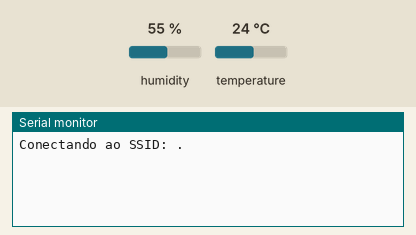
The sketch below on a simulated ESP32. On the bench: the last lines printed to the serial monitor. The inputs (shaded band) are chosen by the test bench; at power-on: humidity 55 %, temperature 24 °C. WiFi joins after 1.5 s; servers stay silent unless stated.

Above: at 1.2 s.
1.3 s: humidity set to 22 %
At 5.24 s:
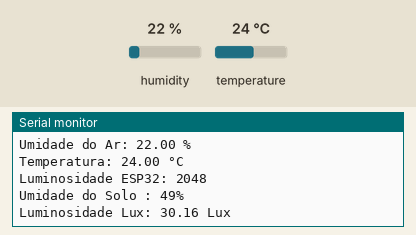
At 6.8 s:
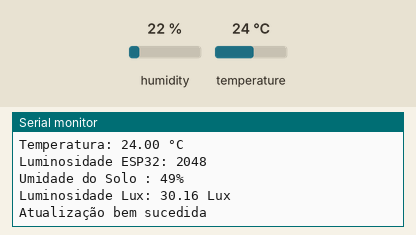

The sketch:

Codigo_Sensores_ThingSpeak.ino
```cpp
#include "ThingSpeak.h"
#include <WiFi.h>
#include <Wire.h>
#include "DHT.h"
#define DHTPIN 23
#define DHTTYPE DHT11
DHT dht(DHTPIN, DHTTYPE);
#define MAX_ADC_READING           4095 // no ESP32 a leitura máxima é de 4095
#define ADC_REF_VOLTAGE           3.3  //a alimentação é de 3,3V
#define REF_RESISTANCE            9950  // Resistência do resistor do módulo LDR
#define LUX_CALC_SCALAR           517497367 //10 elevado a interceptação em Y
#define LUX_CALC_EXPONENT         -1.885   //inclinação
const int portaLDR = 36;
int sensor_pin = 39;
int value ;
int moisturePercentage;

char ssid[] = "NAME"; // Nome da Rede que será usada
char pass[] = "PASSWORD"; // Senha da Rede que será usada
WiFiClient client;

unsigned long myChannelNumber = 000000; //update
const char * myWriteAPIKey = "KEY"; //Key do canal no ThingSpeak

void setup()
{
Serial.begin(115200); //Inicializa
dht.begin(); //Inicializa o sensor
WiFi.mode(WIFI_STA); //Seleciona o modo STA para o WiFi
ThingSpeak.begin(client); // Inicializa o ThingSpeak

}

void loop() {

// Conectar ou reconectar ao WiFi
if(WiFi.status() != WL_CONNECTED){
Serial.print("Conectando ao SSID: ");
while(WiFi.status() != WL_CONNECTED){
WiFi.begin(ssid, pass);
Serial.print(".");
delay(5000);
}
Serial.println("\nConnected.");
}
  int   ldrRawData;
  float resistorVoltage, ldrVoltage;
  float ldrResistance;
  float ldrLux;
  float ldrLuxN;

  // Obtém o valor digital da leitura analógica
  ldrRawData = analogRead(portaLDR);

  // Tensão no Resistor
  // Converte a leitura digital para o valor real
  resistorVoltage = (float)ldrRawData / MAX_ADC_READING * ADC_REF_VOLTAGE;

  // a tensão através do LDR é 3,3V supply menos a tensão no resistor de 10 kOhms
  ldrVoltage = ADC_REF_VOLTAGE - resistorVoltage;

  // Resistência do LDR
  // resistência que o LDR possui devido a esta tensão
  ldrResistance = ldrVoltage/resistorVoltage * REF_RESISTANCE;

  // LDR para lux
  ldrLux = LUX_CALC_SCALAR * pow(ldrResistance, LUX_CALC_EXPONENT);

//Thingspeak update e IDE

float h = dht.readHumidity();
float t = dht.readTemperature();
moisturePercentage = ( 100 - ( (analogRead(sensor_pin) / 4095.00) * 100 ) );

Serial.print("Umidade do Ar: ");
Serial.print(h);
Serial.println(" %\t");
Serial.print("Temperatura: ");
Serial.print(t);
Serial.println(" °C ");
Serial.print("Luminosidade ESP32: ");
Serial.println(ldrRawData);
Serial.print("Umidade do Solo : ");
Serial.print(moisturePercentage);
Serial.println("%");
ThingSpeak.setField(1, t);
ThingSpeak.setField(2 , h);
ThingSpeak.setField(4 , moisturePercentage);

//condições especiais do Lux
if (ldrRawData>=4000)
{
float ldrLuxN = (ldrLux/6);
ThingSpeak.setField(3, ldrLuxN);
Serial.print("Luminosidade Lux: ");Serial.print(ldrLuxN);Serial.println(" Lux ");
}
//NESTE INTERVALO PRECISA MULTIPLICAR A SAÍDA POR 2 PARA COMPENSAR
else if (ldrRawData>=0 && ldrRawData<=3655)
{
float ldrLuxN = (ldrLux*2);
ThingSpeak.setField(3, ldrLuxN);
Serial.print("Luminosidade Lux: ");Serial.print(ldrLuxN);Serial.println(" Lux ");
}
//NESTE INTERVALO PRECISA MULTIPLICAR A SAÍDA POR 1,6 PARA COMPENSAR
else if (ldrRawData>=3550 && ldrRawData<=3620)
{
float ldrLuxN = (ldrLux*1.6);
ThingSpeak.setField(3, ldrLuxN);
Serial.print("Luminosidade Lux: ");Serial.print(ldrLuxN);Serial.println(" Lux ");
}
//NESTE INTERVALO PRECISA MULTIPLICAR A SAÍDA POR 1,2 PARA COMPENSAR
else if (ldrRawData>=3621 && ldrRawData<=3793)  {
float ldrLuxN = (ldrLux*1.2);
ThingSpeak.setField(3, ldrLuxN);
Serial.print("Luminosidade Lux: ");Serial.print(ldrLuxN);Serial.println(" Lux ");
}
//NESTE INTERVALO PRECISA MULTIPLICAR A SAÍDA POR 0,8 PARA COMPENSAR
else if (ldrRawData>=3794 && ldrRawData<=3800)  {
float ldrLuxN = (ldrLux*0.8);
ThingSpeak.setField(3, ldrLuxN);
Serial.print("Luminosidade Lux: ");Serial.print(ldrLuxN);Serial.println(" Lux ");
}
//NESTE INTERVALO PRECISA MULTIPLICAR A SAÍDA POR 0,6 PARA COMPENSAR
else if (ldrRawData>=3801 && ldrRawData<=3999)  {
float ldrLuxN = (ldrLux*0.6);
ThingSpeak.setField(3, ldrLuxN);
Serial.print("Luminosidade Lux: ");Serial.print(ldrLuxN);Serial.println(" Lux ");
}
int x = ThingSpeak.writeFields(myChannelNumber, myWriteAPIKey);
if(x == 200){
Serial.println("Atualização bem sucedida");
}
else{
Serial.println("Problema ao atualizar. HTTP error code " + String(x));
}

delay(20000); // Wait 20 seconds to update the channel again
}
```

Measured:
- after the input at 1.3 s, the serial monitor: prints a new line after 3.7 s (image 1)
